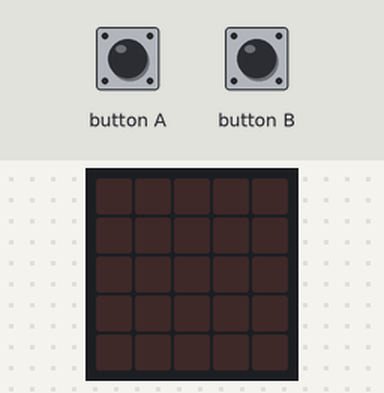
A program run on a simulated BBC micro:bit (MakeCode). Shown: the board's 5×5 LED display. Inputs (shaded band) come from the test bench.

Above: at 1.2 s.
1.3 s: button A pressed for 0.15 s
At 2.4 s:
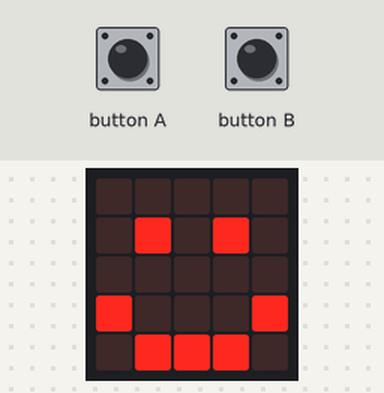
2.9 s: button B pressed for 0.15 s
At 3.6 s:
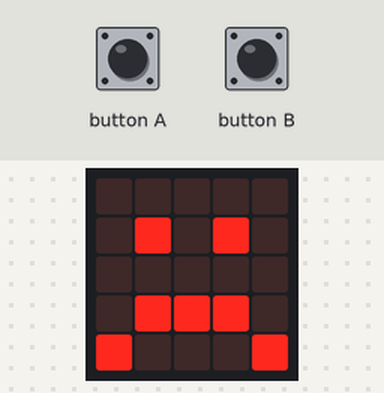
4.5 s: button A pressed for 1 s
At 4.8 s:
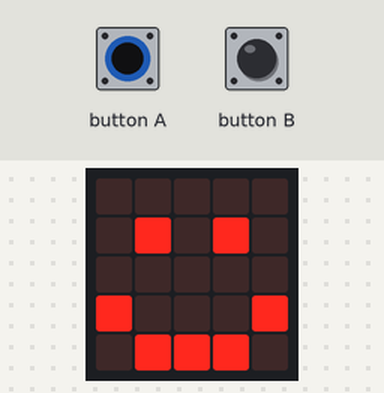
7.0 s: button B pressed for 1 s
At 8.0 s:
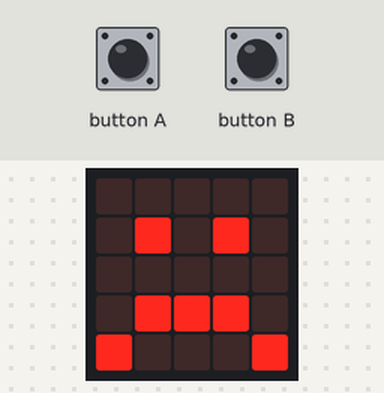
Timing chart, 0 to 10.0 s (numbered marks = the images above; inputs shaded):
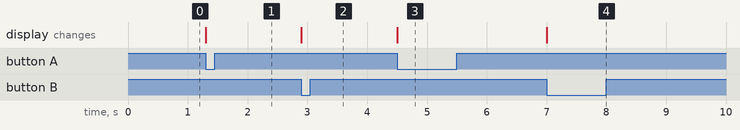

Measured:
- after the input at 1.3 s, the display: changes at once (image 1)
- after the input at 2.9 s, the display: changes at once (image 2)
- after the input at 4.5 s, the display: changes at once (image 3)
- after the input at 7.0 s, the display: changes at once (image 4)

The program:

main.ts
```typescript
basic.forever(function () {
    if (input.buttonIsPressed(Button.B)) {
        basic.showIcon(IconNames.Sad)
    }
})
basic.forever(function () {
    if (input.buttonIsPressed(Button.A)) {
        basic.showLeds(`
            . . . . .
            . # . # .
            . . . . .
            # . . . #
            . # # # .
            `)
    }
})
```

test.ts
```typescript
// aquí va el archivo "tests"; esto no se compilará cuando este paquete se utilice como una extensión.
```
